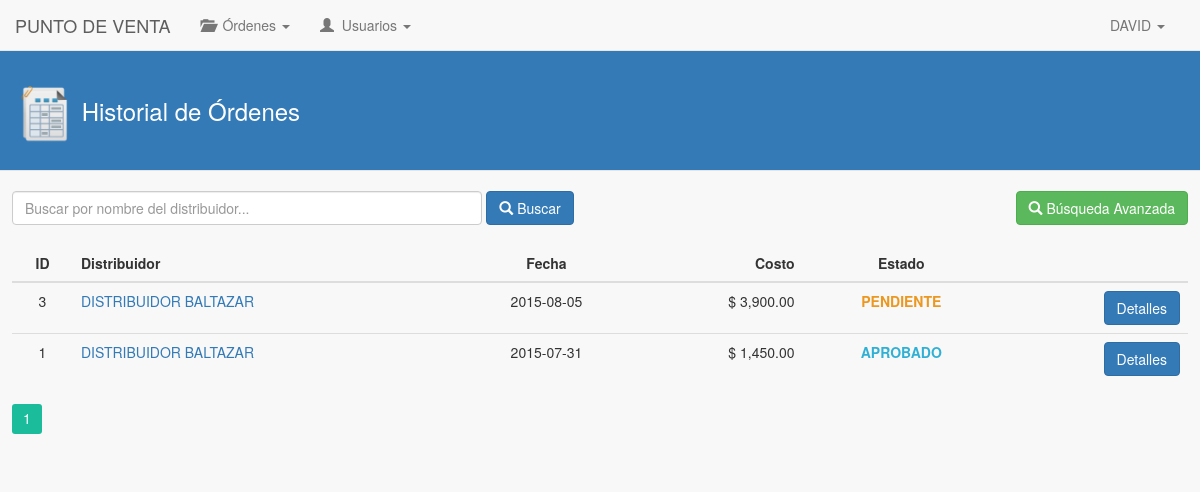
Page /puntoVenta/historialOrdenes/index.php (signed in) on the earlier database version.
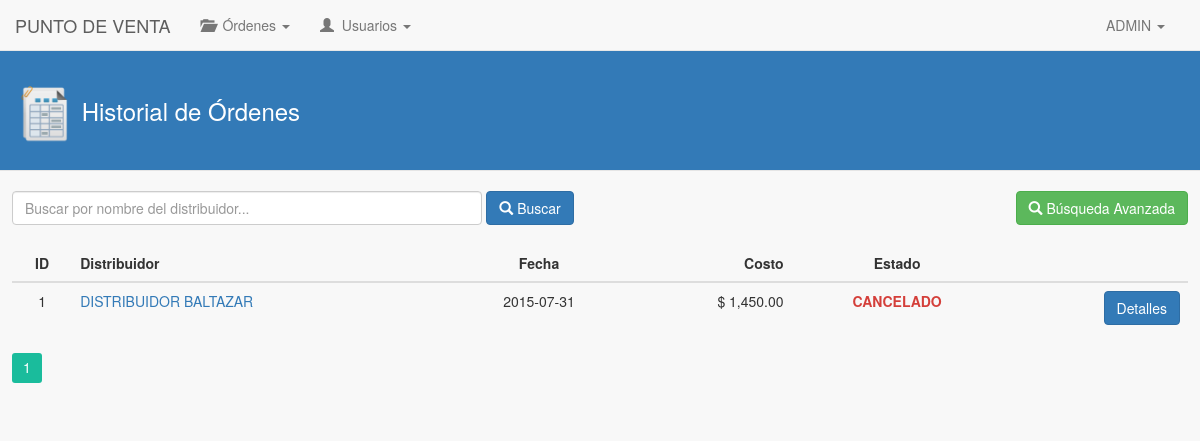
Same page on the later database version.
### tables this page shows
CREATE TABLE IF NOT EXISTS `usuario_punto_venta` (
  `id_usuario_pv` int(11) NOT NULL AUTO_INCREMENT,
  `nombre_usuario_pv` varchar(45) NOT NULL,
  `apellidos_usuario_pv` varchar(45) NOT NULL,
  `telefono_usuario_pv` varchar(45) NOT NULL,
  `direccion_usuario_pv` varchar(45) NOT NULL,
  `id_usuario_fk` int(11) NOT NULL,
  `id_punto_venta_fk` int(11) NOT NULL,
  PRIMARY KEY (`id_usuario_pv`),
  KEY `id_usuario_fk_idx` (`id_usuario_fk`),
  KEY `id_usuario_punto_venta_idx` (`id_punto_venta_fk`)
);

CREATE TABLE IF NOT EXISTS `ordenes_punto_venta` (
  `id_orden` int(11) NOT NULL AUTO_INCREMENT,
  `fecha_orden` date NOT NULL,
  `fecha_entrega_orden` date NOT NULL,
  `costo_orden` decimal(10,2) NOT NULL,
  `descripcion_orden` text,
  `descripcion_cancelacion` text,
  `descripcion_rechazo` text,
  `id_usuario_punto_venta_fk` int(11) NOT NULL,
  `id_distribuidor_fk` int(11) NOT NULL,
  `estado_orden` int(11) NOT NULL,
  PRIMARY KEY (`id_orden`),
  KEY `id_usuario_punto_venta_idx` (`id_usuario_punto_venta_fk`),
  KEY `id_distribuidor_fk_idx` (`id_distribuidor_fk`)
);

CREATE TABLE IF NOT EXISTS `empresa_distribuidores` (
  `id_distribuidor` int(11) NOT NULL AUTO_INCREMENT,
  `nombre_distribuidor` varchar(200) NOT NULL,
  `rfc_distribuidor` varchar(15) NOT NULL,
  `pais_distribuidor` varchar(100) NOT NULL,
  `estado_distribuidor` varchar(100) NOT NULL,
  `ciudad_distribuidor` varchar(100) NOT NULL,
  `cp_distribuidor` varchar(10) NOT NULL,
  `email_distribuidor` varchar(45) NOT NULL,
  `tel1_distribuidor` varchar(20) NOT NULL,
  `tel2_distribuidor` varchar(20) NOT NULL,
  `direccion_distribuidor` text NOT NULL,
  `id_usuario_que_registro` int(11) NOT NULL,
  `fecha_registro_dist` date NOT NULL,
  `fecha_modificacion_dist` date NOT NULL,
  `estado_d` int(1) NOT NULL DEFAULT '1',
  PRIMARY KEY (`id_distribuidor`)
);

### puntoVenta/historialOrdenes/index.php (the view, shortened to what the changed rows need)
<!DOCTYPE html>
<html>
	<head>
		<link rel="stylesheet" type="text/css" href="../../lib/bootstrap-3.3.5/css/bootstrap.min.css">
		<link rel='stylesheet' type='text/css' href='../../lib/pagination/css.css'/>
		<link rel="stylesheet" type="text/css" href="../../css/estilos.css">
	</head>
	<body>
		<?php
			include('../mod/navbar.php');
		?>
		<div class="contenido-general">
			<br>
			<div class="contenido-general-2">
				<br>
				<div id="paginacion-resultados">
					<table class="table">
						<thead>
							<tr>
								<th class="centro">ID</th>
								<th>Distribuidor</th>
								<th class="centro">Fecha</th>
								<th class="derecha">Costo</th>
								<th class="centro">Estado</th>
								<th></th>
							</tr>
						</thead>
						<tbody>
							<?php
								$consulta = "SELECT id_punto_venta_fk FROM usuario_punto_venta WHERE id_usuario_fk = ".$_SESSION['id_usuario'];
								$resultado = mysql_query($consulta);
								$row = mysql_fetch_array($resultado);
								$idUsuarioPvFK = $row['id_punto_venta_fk'];
							    $consulta = "SELECT ords.id_orden, epqs.id_distribuidor, epqs.nombre_distribuidor, ords.fecha_entrega_orden, ords.costo_orden, ords.estado_orden FROM ordenes_punto_venta AS ords, empresa_distribuidores AS epqs WHERE ords.id_distribuidor_fk = epqs.id_distribuidor AND ords.id_usuario_punto_venta_fk = $idUsuarioPvFK ORDER BY ords.id_orden DESC";
								$resultado = mysql_query($consulta);
								while($row = mysql_fetch_array($resultado)){ ?>
									<tr>
						          		<td class="centro"><?php echo $row['id_orden']; ?></td>
						          		<td>
						          			<?php
						          				$idDistribuidor = $row['id_distribuidor'];
						          				$consulta2 = "SELECT * FROM empresa_distribuidores WHERE id_distribuidor = $idDistribuidor";
						          				$resultado2 = mysql_query($consulta2);
						          				$row2 = mysql_fetch_array($resultado2);
						          			?>
						          			<a href="#" class="popover-distribuidor"
						          				tabindex="0"
						          				data-toggle="popover"
						          				data-placement="right"
						          				data-trigger="focus"
						          				data-container="body"
						          				data-html="true"
						          				title="<center><strong><?php echo $row2['nombre_distribuidor']; ?></strong></center>"
						          				data-content="<table class='table'>
						          								<tr>
						          									<td><strong>RFC: </strong></td>
						          									<td><?php echo $row2['rfc_distribuidor']; ?></td>
						          								</tr>
						          								<tr>
						          									<td><strong>Ciudad: </strong></td>
						          									<td><?php echo $row2['ciudad_distribuidor']; ?></td>
						          								</tr>
						          								<tr>
						          									<td><strong>Dirección: </strong></td>
						          									<td><?php echo $row2['direccion_distribuidor']; ?></td>
						          								</tr>
						          								<tr>
						          									<td><strong>Teléfono(s): </strong></td>
						          									<td><?php echo $row2['tel1_distribuidor'].' / '.$row2['tel2_distribuidor']; ?></td>
						          								</tr>
						          								<tr>
						          									<td><strong>Email: </strong></td>
						          									<td><?php echo $row2['email_distribuidor']; ?></td>
						          								</tr>
						          							  <table>">
						          				<?php echo $row['nombre_distribuidor']; ?>
						          			</a>
						          		</td>
						          		<td class="centro"><?php echo $row['fecha_entrega_orden']; ?></td>
						          		<td class="derecha"><?php echo "$ ".number_format($row['costo_orden'], 2, '.', ',')	; ?></td>
					          			<?php
					          				$estado = $row['estado_orden'];
					          				switch($estado) {
					          					case '1': echo "<td class='centro pendiente'><span class='link-estado' onclick='mostrarModalEstado(".$row['id_orden'].")'>PENDIENTE</span></td>"; break;
					          					case '5': echo "<td class='centro cancelado'><span class='popover-estado link-estado' tabindex='0' data-toggle='popover' data-placement='top' data-trigger='focus' data-container='body' data-content='CANCELADO POR EMPAQUE'>CANCELADO</span></td>"; break;
					          					case '6': echo "<td class='centro aprobado'><span class='link-estado' onclick='mostrarModalEstado(".$row['id_orden'].")'>APROBADO</span></td>"; break;
					          				}
					          			?>
						          		<td class="derecha">
							        		<button class="btn btn-primary" onClick="mostrarDetalles(<?php echo $row['id_orden']; ?>)">Detalles</button>
							        	</td>
						    	    </tr>
								<?php $cont++;
								}
							?>
						</tbody>
					</table>
				</div>
			</div>
		</div>
	</body>
</html>

### puntoVenta/mod/navbar.php (shortened to what the changed rows need)
<?php
	$consulta = "SELECT nombre_usuario_pv FROM usuario_punto_venta WHERE id_usuario_fk = ".$_SESSION['id_usuario'];
	$resultado = mysql_query($consulta);
	$row = mysql_fetch_array($resultado);
	$nombreUsuario = $row['nombre_usuario_pv'];
?>
<nav class="navbar navbar-default navbar-fixed-top" role="navigation">
	<div class="container-fluid">
		<div class="navbar-header">
			<a href="../" class="navbar-brand">PUNTO DE VENTA</a>
		</div>
	  	<div class="collapse navbar-collapse" id="navbar-collapse-01">
	    	<ul class="nav navbar-nav navbar-right">
		        <li class="dropdown">
		          	<a href="#" class="dropdown-toggle" data-toggle="dropdown" role="button" aria-expanded="false"><span class="fui-user"></span> &nbsp;<?php echo $nombreUsuario; ?> <span class="caret"></span></a>
		        </li>
		    </ul>
	  	</div>
	</div>
</nav>

Differences in the rows shown:
removed ordenes_punto_venta: id_orden "3", id_distribuidor_fk.nombre_distribuidor "DISTRIBUIDOR BALTAZAR", fecha_entrega_orden "2015-08-05", costo_orden "3,900.00"
changed usuario_punto_venta: nombre_usuario_pv "DAVID" → "ADMIN"
changed ordenes_punto_venta "DISTRIBUIDOR BALTAZAR": estado_orden "APROBADO" → "CANCELADO"
